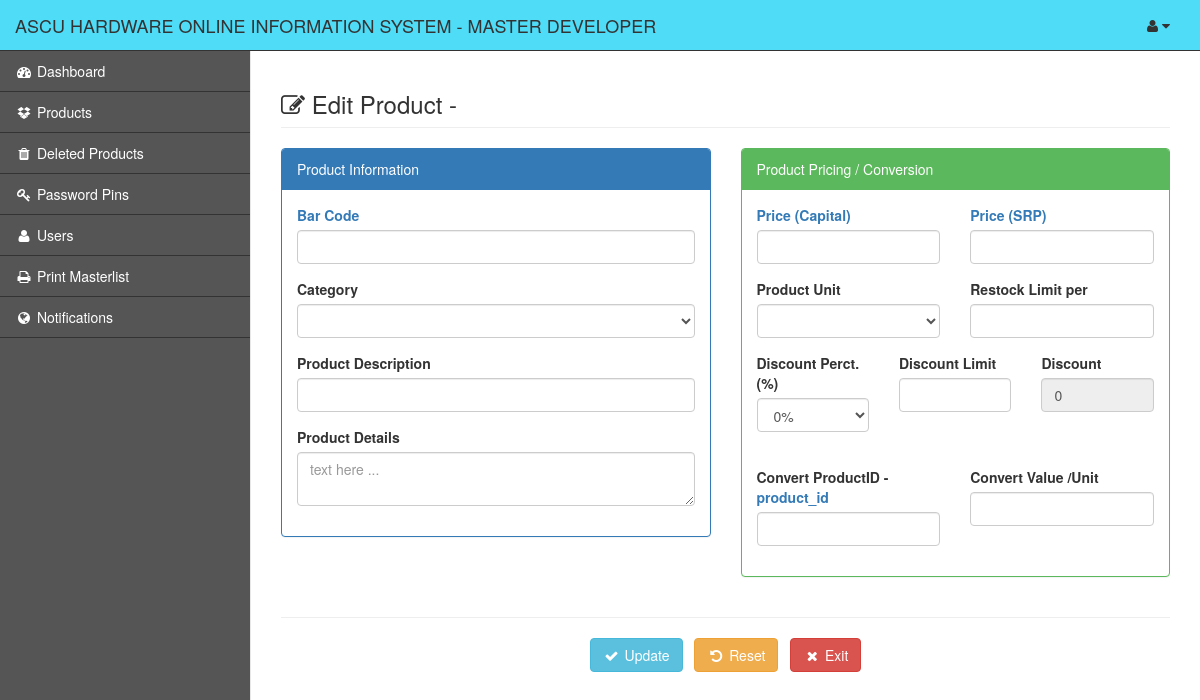
/content/admin/edit_product.php (signed in), run on the app's committed database.
### tables this page shows
CREATE TABLE `gy_my_project` (
  `gy_project` int(1) NOT NULL,
  `gy_project_name` text NOT NULL,
  `gy_project_address` text NOT NULL,
  `gy_system_title` text NOT NULL,
  `gy_year_origin` datetime NOT NULL
);

CREATE TABLE `gy_user` (
  `gy_user_id` int(10) NOT NULL,
  `gy_user_code` varchar(8) NOT NULL,
  `gy_full_name` varchar(255) NOT NULL,
  `gy_username` varchar(50) NOT NULL,
  `gy_password` varchar(100) NOT NULL,
  `gy_user_type` int(5) NOT NULL,
  `gy_user_status` int(1) NOT NULL,
  `gy_user_printer` text NOT NULL
);

### conf/my_project.php (called while the page is built, shortened)
<?php
	include 'conn.php';
	$find_my_data=$link->query("Select * From `gy_my_project` Where `gy_project`='1'");
	$my_project_detail=$find_my_data->fetch_array();
	$my_project_name = $my_project_detail['gy_project_name'];
	$my_project_title = $my_project_detail['gy_system_title'];
?>

### content/admin/session.php (called while the page is built, shortened)
<?php
    $user_id = $_SESSION['ascu_online_user_id'];
    $identify_user=$link->query("Select * From `gy_user` Where `gy_user_id`='$user_id'");
    $row=$identify_user->fetch_array();
    $user_info = $row['gy_full_name'];
?>

### conf/function.php (called while the page is built, shortened)
<?php
    function limit_string($name, $limit){
        if (strlen($name) > $limit){
            $name = substr($name, 0, $limit) . '...';
        }else{
            $name = $name;
        }
        return $name;
    }
    function selectCategories(){
        include 'conn.php';
        $statement=$link->query("SELECT
                                *
                                From
                                gy_category
                                Order By
                                gy_cat_id
                                ASC");
        return $statement;
    }
    function selectProduct($productId){
        include 'conn.php';
        $statement=$link->query("SELECT * From gy_products
                                Where
                                gy_product_id = '$productId'");
        return $statement;
    }
    function getConvertProductNameById($productId){
        include 'conn.php';
        $statement=$link->query("SELECT gy_product_name From gy_products
                                Where
                                gy_product_id = '$productId'");
        $res=$statement->fetch_array();
        if (empty($res['gy_product_name'])) {
            $result = "product_id";
        } else {
            $result = $res['gy_product_name'];
        }
        return $result;
    }
?>

### content/admin/edit_product.php (the view, shortened to what this page needs)
<?php
    include("../../conf/conn.php");
    include("../../conf/function.php");
    include("session.php");
    include("../../conf/my_project.php");
    $productId=@$_GET['productId'];
    $page=@$_GET['page'];
    $pagenum=@$_GET['pn'];
    $search_text=@$_GET['search_text'];
    if ($page == "products") {
        $redirect = "products?pn=$pagenum&";
    } else if ($page == "product_search") {
        $redirect = "product_search?pn=$pagenum&search_text=$search_text&";
    } else {
        $redirect = "products?pn=$pagenum&";
    }
    $getProduct=selectProduct($productId);
    $product=$getProduct->fetch_array();
    $my_project_header_title = "Edit Product - ".$product['gy_product_name'];
?>
<!DOCTYPE html>
<html lang="en">
    <?php include 'head.php'; ?>
<body>
    <div id="wrapper">
        <?php include 'nav.php'; ?>
        <div id="page-wrapper">
            <div class="row">
                <div class="col-lg-12">
                    <h3 class="page-header"><i class="fa fa-edit"></i> <?= $my_project_header_title; ?></h3>
                </div>
            </div>
            <div class="row">
                <form method="post" enctype="multipart/form-data" action="edit_this_product?productId=<?= $productId; ?>&page=<?= $page ?>&pn=<?= $pagenum ?>&search_text=<?= $search_text ?>" onsubmit="return validateForm(this);">
                    <div class="col-md-6">
                        <div class="panel panel-primary">
                            <div class="panel-heading">
                                Product Information
                            </div>
                            <div class="panel-body">
                                <div class="row">
                                    <div class="col-md-12">
                                        <div class="form-group">
                                            <label class="text-primary">Bar Code</label>
                                            <input type="text"
                                            class="form-control"
                                            maxlength="100"
                                            name="my_code"
                                            value="<?= $product['gy_product_code']; ?>"
                                            required>
                                        </div>
                                    </div>
                                    <div class="col-md-12">
                                        <div class="form-group">
                                            <label>Category</label>
                                            <select name="my_category" class="form-control" required>
                                                <option><?= $product['gy_product_cat']; ?></option>
                                                <?php
                                                    $getCategories=selectCategories();
                                                    while ($category=$getCategories->fetch_array()) {
                                                ?>
                                                <option><?= $category['gy_cat_name']; ?></option>
                                                <?php } ?>
                                            </select>
                                        </div>
                                    </div>
                                    <div class="col-md-12">
                                        <div class="form-group">
                                            <label>Product Description</label>
                                            <input
                                            type="text"
                                            class="form-control"
                                            maxlength="100"
                                            name="my_name"
                                            value="<?= htmlentities($product['gy_product_name']); ?>"
                                            required>
                                        </div>
                                    </div>
                                    <div class="col-md-12">
                                        <div class="form-group">
                                            <label>Product Details</label>
                                            <textarea
                                            class="form-control"
                                            rows="2"
                                            maxlength="100"
                                            name="my_desc"
                                            placeholder="text here ..."><?= htmlentities($product['gy_product_desc']); ?></textarea>
                                        </div>
                                    </div>
                                </div>
                            </div>
                        </div>
                    </div>
                    <div class="col-md-6">
                        <div class="panel panel-green">
                            <div class="panel-heading">
                                Product Pricing / Conversion
                            </div>
                            <div class="panel-body">
                                <div class="row">
                                    <div class="col-md-6">
                                        <div class="form-group">
                                            <label class="text-primary">Price (Capital)</label>
                                            <input type="number" class="form-control" step="0.01" min="0" name="my_price_cap" id="my_price_cap" value="<?= $product['gy_product_price_cap']; ?>" onkeyup="get_the_price()" required>
                                        </div>
                                    </div>
                                    <div class="col-md-6">
                                        <div class="form-group">
                                            <label class="text-primary">Price (SRP)</label>
                                            <input type="number" class="form-control" step="0.01" min="0" name="my_price_srp" id="my_price_srp" value="<?= $product['gy_product_price_srp']; ?>" onkeyup="get_the_price()" required>
                                        </div>
                                    </div>
                                    <div class="col-md-6">
                                        <div class="form-group">
                                            <label>Product Unit</label>
                                            <select class="form-control" name="my_unit" id="my_unit" onchange="getUnit()" required>
                                                <option><?= $product['gy_product_unit']; ?></option>
                                                <?php
                                                    $get_unit=$link->query("Select * From `gy_unit` Order By `gy_unit_id` ASC");
                                                    while ($unit_row=$get_unit->fetch_array()){
                                                ?>
                                                <option><?= $unit_row['gy_unit_name']; ?></option>
                                                <?php } ?>
                                            </select>
                                        </div>
                                    </div>
                                    <div class="col-md-6">
                                        <div class="form-group">
                                            <label>Restock Limit per <span class="text-primary" id="setUnit"><?= $product['gy_product_unit'] ?></span></label>
                                            <input type="number" class="form-control" name="my_restock_limit" min="0" value="<?= $product['gy_product_restock_limit']; ?>" required>
                                        </div>
                                    </div>
                                    <div class="col-md-4">
                                        <div class="form-group">
                                            <label>Discount Perct. (%)</label>
                                            <select class="form-control" name="my_discount_limit" id="my_discount_limit" onchange="get_the_price()">
                                                <option value="0">0%</option>
                                            </select>
                                        </div>
                                    </div>
                                    <div class="col-md-4">
                                        <div class="form-group">
                                            <label>Discount Limit</label>
                                            <input type="number" class="form-control" step="0.01" min="0" name="my_limit" value="<?= $product['gy_product_discount_per']; ?>" id="my_limit" onkeyup="get_the_discount()" required>
                                        </div>
                                    </div>
                                    <div class="col-md-4">
                                        <div class="form-group">
                                            <label>Discount</label>
                                            <input type="number" class="form-control" step="0.01" min="0" value="<?= $product['gy_product_price_srp'] - $product['gy_product_discount_per']; ?>" name="discounted_value" id="discounted_value" readonly required>
                                        </div>
                                    </div>
                                    <div class="col-md-12">
                                        <br>
                                    </div>
                                    <div class="col-md-6">
                                        <div class="form-group">
                                            <label>Convert ProductID - <span class="text-primary" title="<?= getConvertProductNameById($product['gy_convert_item_code']) ?>"><?= limit_string(getConvertProductNameById($product['gy_convert_item_code']), 17) ?></span></label>
                                            <input type="text" class="form-control" name="my_convert_item" id="my_convert_item" list="myProducts" value="<?= $product['gy_convert_item_code']; ?>" autocomplete="off" >
                                        </div>
                                    </div>
                                    <div class="col-md-6">
                                        <div class="form-group">
                                            <label>Convert Value /Unit</label>
                                            <input type="number" class="form-control" min="0" step="0.01" name="my_convert_value" value="<?= $product['gy_convert_value']; ?>" required>
                                        </div>
                                    </div>
                                </div>
                            </div>
                        </div>
                    </div>
                    <div class="col-md-12">
                        <hr>
                    </div>
                    <div class="col-md-12 text-center">
                        <button type="submit" name="auth_update_product" ID="auth_update_product" class="btn btn-info"><i class="fa fa-check fa-fw"></i> Update</button>
                        <button type="reset" class="btn btn-warning"><i class="fa fa-undo fa-fw"></i> Reset</button>
                        <a href="<?= $redirect ?>"><button type="button" class="btn btn-danger"><i class="fa fa-times fa-fw"></i> Exit</button></a>
                    </div>
                </form>
            </div>
        </div>
    </div>
</body>
</html>

### content/admin/nav.php (shortened to what this page needs)
<nav class="navbar navbar-default navbar-static-top" role="navigation" style="margin-bottom: 0; background-color: #4fdcf7; color: #fff;">
    <div class="navbar-header">
        <a class="navbar-brand text-uppercase text-dark" href="index"><?= $my_project_name." ".$my_project_title; ?> - <?= $user_info ?></a>
    </div>
    <div class="full-right">
    <ul class="nav navbar-top-links navbar-right">
        <li class="dropdown">
            <a class="dropdown-toggle" data-toggle="dropdown" id="navi" href="#">
                <i class="fa fa-user text-dark"></i>  <i class="fa fa-caret-down text-dark"></i>
            </a>
        </li>
    </ul>
    </div>
        <?php include("side-panel.php"); ?>
</nav>

### data on the page
gy_my_project: gy_project_name "ASCU HARDWARE", gy_system_title "ONLINE INFORMATION SYSTEM"
gy_user: gy_full_name "MASTER DEVELOPER"

### other printed values
$my_project_header_title "Edit Product -"
